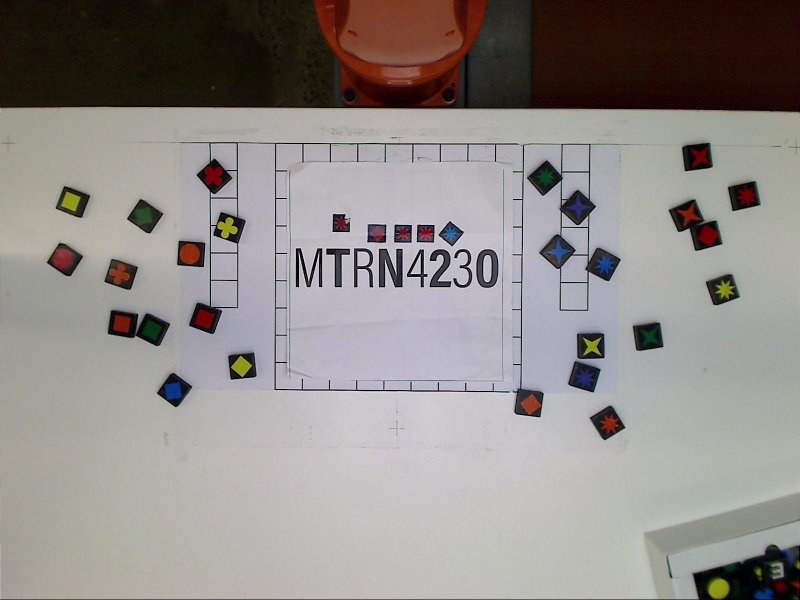
%> input picture Assignment2_Text/ImageFour.jpg, 1600 x 1200 px (shown at 1/2 size)
$ octave ImageProcess_V2.m   (GNU Octave 9; MATLAB toolbox functions it lacks are replaced by stand-ins)
%> lines starting %> are read from the running program, lines starting %| are printed output that depends on the picture; in (x1, y1, x2, y2) boxes, pixels count from 0 and x2, y2 are one past the last pixel; in counts of white or black regions, pixels touching at a corner belong together; the program's own positions count from 1
%% Load in the Picture
I = imread("ImageFour.jpg");
%> I is the input picture: size 1200x1600x3 uint8; mean R, G, B 144.7, 139.9, 137.1
%imshow(I);

%% Filterin out the Boxes in the picture
BW = im2bw(I);
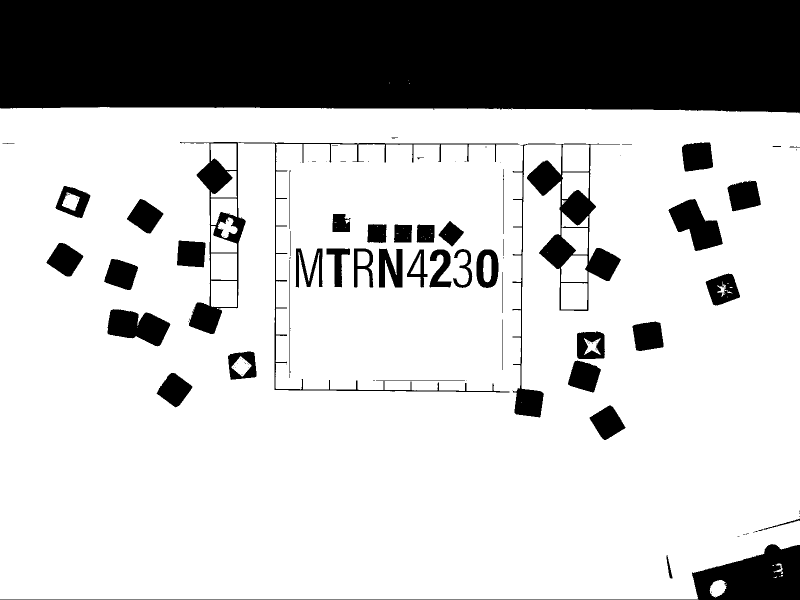
%> BW: size 1200x1600 logical (shown at 1/2 size); 75.6% white; 124 black regions (76 under 20 px)
s = regionprops(~BW,'Area','BoundingBox','Centroid');
%> s = 124 regions; largest, box (x1, y1, x2, y2), Area and Centroid: (0, 0, 1600, 227) 348114 [805.3 109.3], (0, 1088, 1600, 1200) 18202 [1449 1158.5], (1025, 287, 1242, 835) 17788 [1122.1 511.3], (360, 284, 1038, 785) 14573 [528.6 492.1], (215, 618, 341, 693) 5978 [275.9 653.5]
corners = [];
   for i = 1:numel(s)
   a = find (s(i).Area < 6500 && s(i).Area > 5000 && abs(s(i).BoundingBox(3)-s(i).BoundingBox(4)) < 5);
   %a = find (s(i).Area < 10000 && s(i).Area > 0 && abs(s(i).BoundingBox(3)-s(i).BoundingBox(4)) > 50 );
    if (a == 1)
        corners = [corners;s(i).BoundingBox];
    end
   end
%> this loop made 124 passes

BWoverlay =  imcomplement(BW);
%> BWoverlay: size 1200x1600 logical; 24.4% white; 124 white regions (76 under 20 px), largest, box (x1, y1, x2, y2) and area: (0, 0, 1600, 227) 348114, (0, 1088, 1600, 1200) 18202, (1025, 287, 1242, 835) 17788

   for i = 1:size(corners,1)

    BWoverlay(corners(i,2):(corners(i,2) + corners(i,4)),...
        corners(i,1):(corners(i,1) + corners(i,3)))=0;
   end
%> this loop made 0 passes
figure(20)
imshow(BWoverlay)

%% Skeletonization
%  Icomplement = imcomplement(I);
%  BW = im2bw(Icomplement);
  BW = im2bw(BWoverlay);
%% Outlining the Skeletonization
[Pic] = convertBinImage2RGB(BWoverlay);
% BW2 = bwmorph(BW,'remove');
% BW3 = bwmorph(BW,'skel',Inf);
% imshow(BW3)

BW2 = bwmorph(BW,'skel',60);
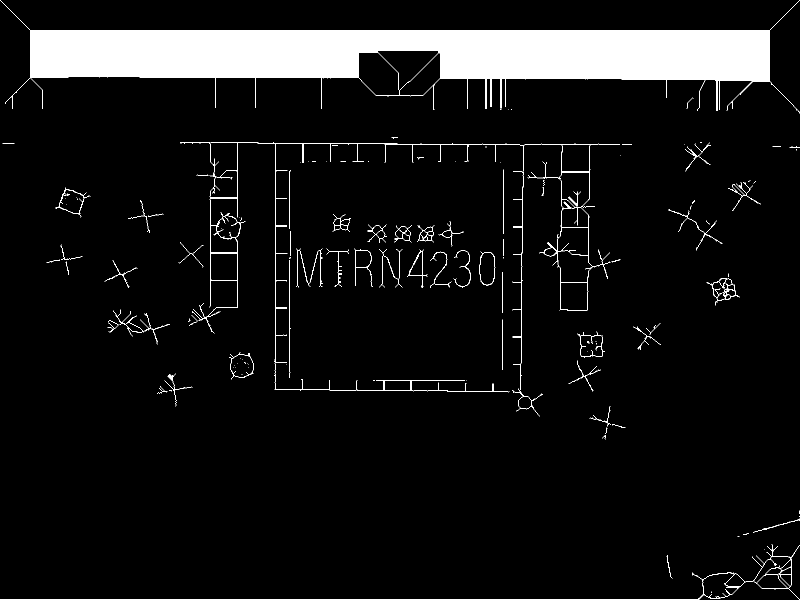
%> BW2: size 1200x1600 logical (shown at 1/2 size); 8% white; 122 white regions (66 under 20 px), largest, box (x1, y1, x2, y2) and area: (0, 0, 1600, 227) 136654, (360, 284, 1240, 833) 7358, (0, 1088, 1600, 1200) 2504
%BW2 = bwskel(BW,'MinBranchLength',15);
BW2 = bwmorph(BW2,'clean');
out = bwmorph(BW2,'branchpoints');
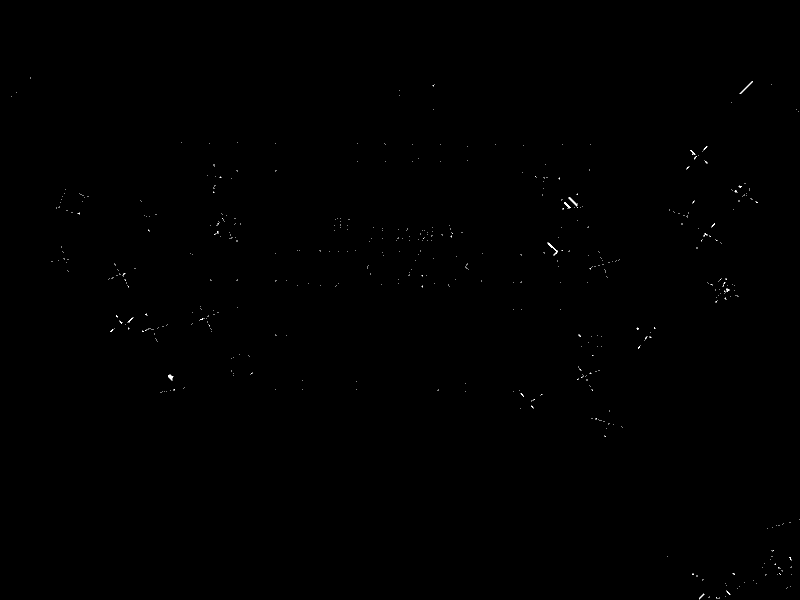
%> out: size 1200x1600 logical (shown at 1/2 size); 0.07% white in thin lines or dots, all inside (x1, y1, x2, y2) = (22, 155, 1599, 1199)
%out = bwskel(BW,'MinBranchLength',0);
%imshow(out);
%
Xpoints = [];
Ypoints = [];

for i = 1:size(out,2)
    for j = 1:size(out,1)
        if (find(out(j,i) == true))
            Xpoints = [Xpoints;j];
            Ypoints = [Ypoints;i];
        end
    end
end
%> after the loop, Xpoints = 1440 values, max 1199 at index 1063, min 156 at index 3, mean 574.7; Ypoints = 1440 values from 23 to 1599

% [8 lines of commented-out code are left out]

figure(21);
imshow(BWoverlay);
hold on;
plot(Ypoints,Xpoints,'r*');
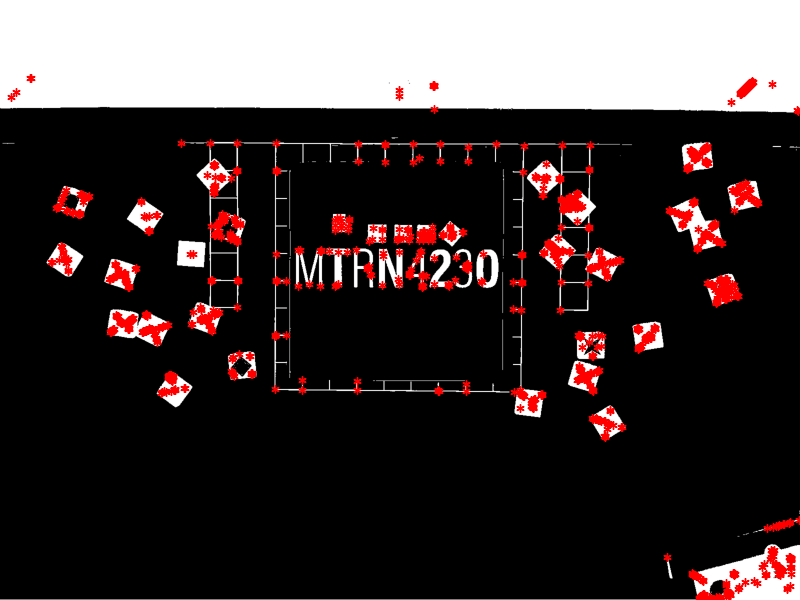
%> figure redrawn from the program's plot data; shown at 1/2 size
hold off;
% figure(22);
% imshow(labeloverlay(I,out,'Transparency',0))

%% Finding the Width of the text in the Image
I = rgb2gray(Pic);

% Detect MSER regions.
%> the run ends on the next line
[mserRegions, mserConnComp] = detectMSERFeatures(I, ...
    'RegionAreaRange',[200 8000],'ThresholdDelta',3);
% [93 lines not run here, left out]
function [RGB_Image] = convertBinImage2RGB(BinImage)
  RGB_Image = uint8( BinImage(:,:,[1 1 1]) * 255 );
end

$ run again, with Assignment2_Text/ImageSix.jpg copied over Assignment2_Text/ImageFour.jpg
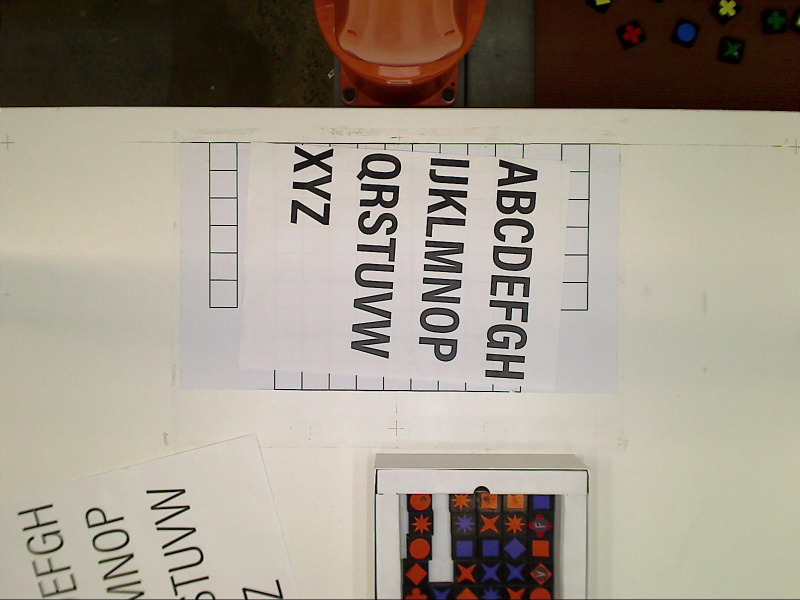
%> input picture Assignment2_Text/ImageSix.jpg, 1600 x 1200 px (shown at 1/2 size)
%> I is the input picture: size 1200x1600x3 uint8; mean R, G, B 160, 151.3, 138.1
%> `BW = im2bw(I);`:
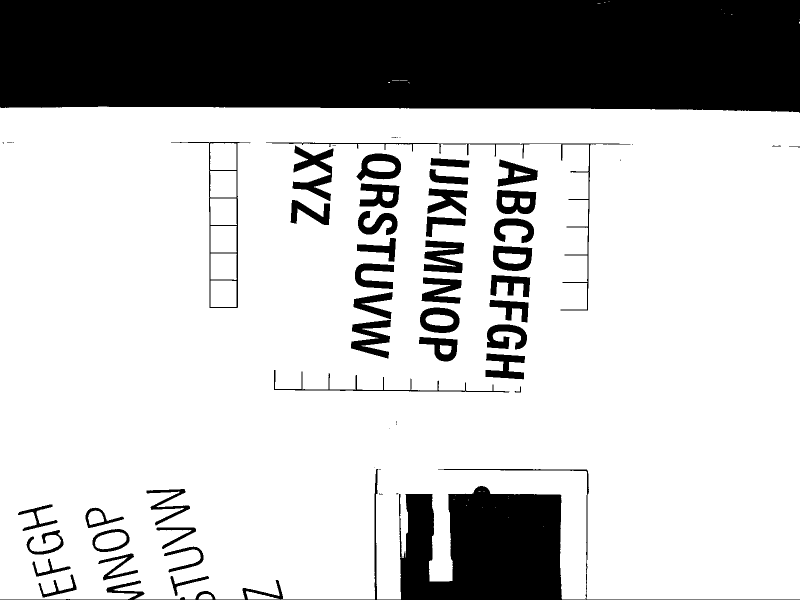
%> BW: size 1200x1600 logical (shown at 1/2 size); 74.7% white; 62 black regions (17 under 20 px)
%> s = 62 regions; largest, box (x1, y1, x2, y2), Area and Centroid: (0, 0, 1600, 226) 346628 [805.2 108.9], (0, 938, 1600, 1200) 64869 [948 1100.5], (585, 291, 667, 402) 3734 [628.9 344.1], (847, 481, 928, 546) 3378 [888.4 514.1], (702, 640, 782, 717) 3190 [743.6 676.1]
%> the loop `for i = 1:numel(s)` made 62 passes
%> BWoverlay: size 1200x1600 logical; 25.3% white; 62 white regions (17 under 20 px), largest, box (x1, y1, x2, y2) and area: (0, 0, 1600, 226) 346628, (0, 938, 1600, 1200) 64869, (585, 291, 667, 402) 3734
%> out: size 1200x1600 logical; 0.03% white in thin lines or dots
%> after the loop `for i = 1:size(out,2)`: Xpoints = 516 values, max 1200 at index 173, min 4 at index 510, mean 784.9; Ypoints = 516 values from 5 to 1581
%> `plot(Ypoints,Xpoints,'r*');`:
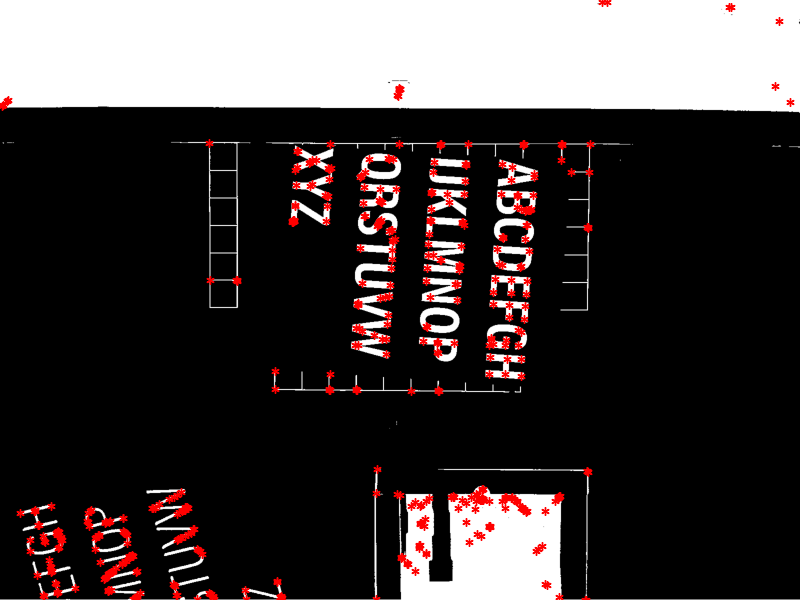
%> figure redrawn from the program's plot data; shown at 1/2 size
